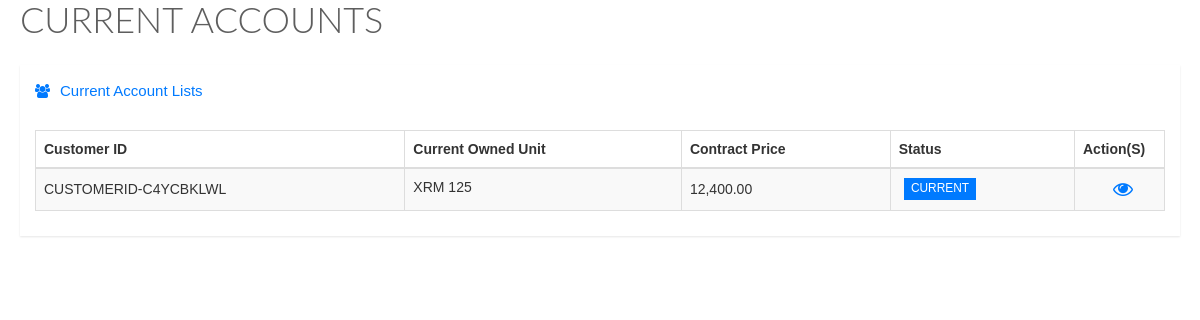
/current.php, run on the app's committed database.
### tables this page shows
CREATE TABLE IF NOT EXISTS `accounts` (
  `id` int(11) NOT NULL,
  `account_id` varchar(100) NOT NULL,
  `model_id` varchar(100) NOT NULL,
  `status` varchar(100) NOT NULL,
  `terms` varchar(100) NOT NULL,
  `monthly_installment` decimal(10,2) NOT NULL,
  `totalpaid` decimal(10,2) NOT NULL,
  `deposit` decimal(10,2) NOT NULL,
  `rebate` decimal(10,2) NOT NULL,
  `contract_price` decimal(10,2) NOT NULL,
  `months` int(11) NOT NULL,
  `datepayment` date NOT NULL,
  `downpayment` double(10,2) NOT NULL
);

CREATE TABLE IF NOT EXISTS `stocks` (
  `model_id` int(11) NOT NULL,
  `category_name` varchar(30) NOT NULL,
  `model_name` varchar(30) NOT NULL,
  `price` decimal(10,2) NOT NULL,
  `downpayment` decimal(10,2) NOT NULL,
  `color` varchar(100) NOT NULL,
  `engine_number` varchar(30) NOT NULL,
  `chassis` varchar(30) NOT NULL,
  `status` varchar(100) NOT NULL,
  `branch` varchar(100) NOT NULL
);

### current.php (the view, shortened to what this page needs)
<link href="stylesheets/bootstrap.min.css" media="all" rel="stylesheet" type="text/css" />
    <link href="stylesheets/font-awesome.min.css" media="all" rel="stylesheet" type="text/css" />
    <link href="stylesheets/datatables.css" media="all" rel="stylesheet" type="text/css" />
    <link href="stylesheets/style.css" media="all" rel="stylesheet" type="text/css" />
     <link href="stylesheets/jquery.fancybox.css" media="all" rel="stylesheet" type="text/css" />
    <div class="animated fadeInDown">
        <div class="page-title">
          <h1>
          </h1>
        </div>
        <div class="row">
          <div class="col-lg-12">
            <div class="widget-container fluid-height clearfix">
              <div class="heading">
                <i class="fa fa-users"></i>Current Account Lists
              </div>
              <div class="widget-content padded clearfix">
                <table class="table table-bordered table-striped" id="dataTable1">
                  <thead>
                    <th>
                      Customer ID
                    </th>
                    <th>
                      Current Owned Unit
                    </th>
                    <th class="hidden-xs">
                      Contract Price
                    </th>
                    <th class="hidden-xs">
                      Status
                    </th>
                    <th>Action(S)</th>
                  </thead>
                  <tbody>
                     <?php
                        include 'db/connection.php';
                        $accounts = $dbConn->query("SELECT * FROM accounts where status = 'current' ");
                        while ($getaccounts = $accounts->fetch(PDO::FETCH_ASSOC))
                        {
                        ?>
                        <tr>
                        <td><?php echo $getaccounts['account_id'];?></td>
                          <td> <?php
                                  $querymodel = $dbConn->query("SELECT * FROM stocks where model_id = '".$getaccounts['model_id']."' ");
                                  $dismodel = $querymodel->fetch(PDO::FETCH_ASSOC);
                                  if($dismodel['model_id'] == NULL)
                                  {
                                  echo 'NONE';
                                  }
                                  else
                                  {
                                  echo '<label style="text-transform:uppercase;">'.$dismodel['model_name'].'</label>';
                                  }
                                  ?></td>
                           <td><?php echo number_format($getaccounts['contract_price'],2);?></td>
                           <td><?php  if ($getaccounts['status'] == 'open')
                                  {
                                    echo '<span class="label label-success">OPEN</span>';
                                  }
                                  elseif($getaccounts['status'] == 'current')
                                  {
                                    echo '<span class="label label-primary">CURRENT</span>';
                                   }
                                   else{
                                    echo '<span class="label label-danger">CLOSE</span>';
                                    } ?></td>
                          <td class="actions" style="font-size:20px;">
                        <div class="action-buttons">
                        <CENTER>
                        <?php  if ($getaccounts['status'] == 'open')
                                  {
                                    echo '<a class="fa fa-edit" data-toggle="modal" href="#modal'.$getaccounts['account_id'].'"></a>';
                                  }
                                   else{
                                    echo '  <a class="fa fa-eye fancybox" href="#'.$getaccounts['account_id'].'"></a>';
                                    } ?></CENTER>
                         </div>
                      </td>
                                 </tr>
                                 <?php } ?>
                  </tbody>
                </table>
              </div>
            </div>
          </div>
        </div>
        </div>

### data on the page
accounts: account "CUSTOMERID-C4YCBKLWL", stocks.model_name "XRM 125", contract_price "12,400.00", status "CURRENT"
